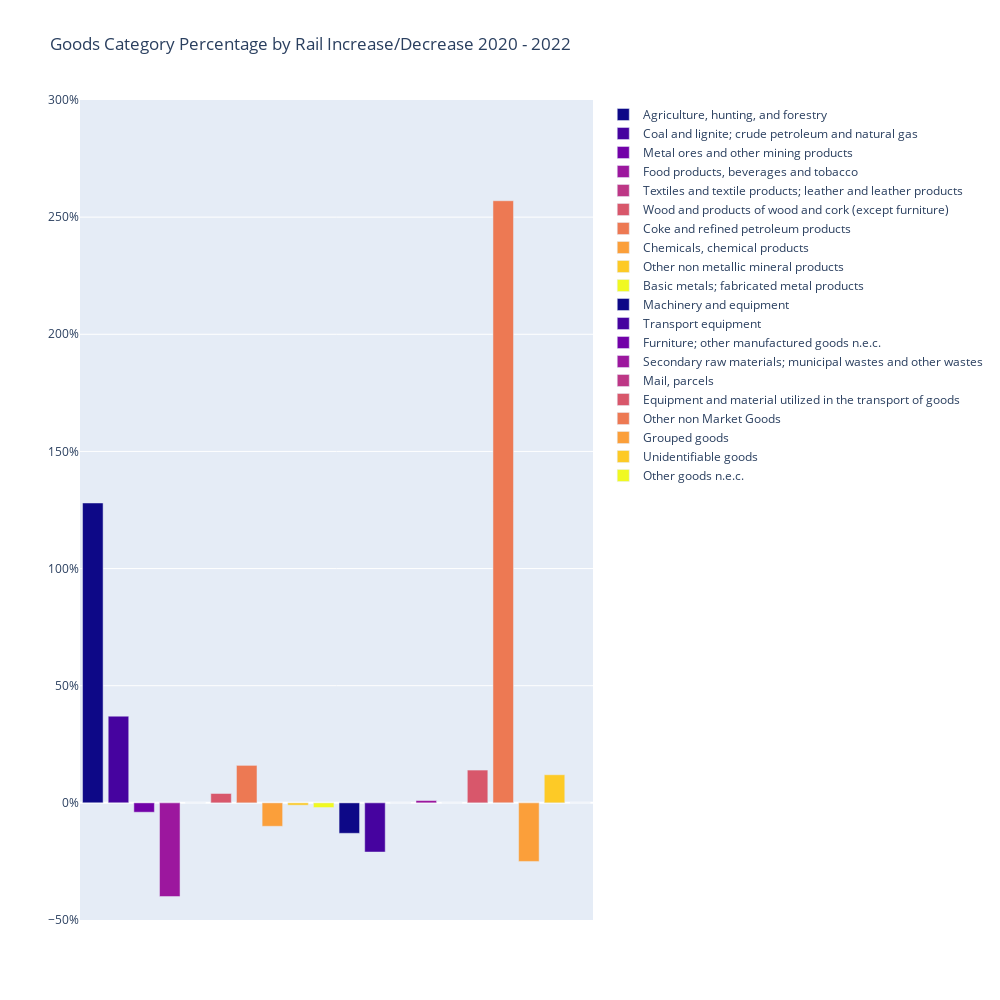

Source (notebook cell):
### Code cell
import plotly.graph_objects as go
import pandas as pd
import plotly.express as px

# Reading the CSV data into a DataFrame
df = pd.read_csv('Percentage Goods Rail 2020 -2022.csv')

# Check for missing values in the 'goods category' column
print("Missing values in 'goods category':", df['goods category'].isnull().sum())

# Drop rows where 'goods category' is missing
df = df.dropna(subset=['goods category'])

# Ensure that 'goods category' is of string data type
df['goods category'] = df['goods category'].astype(str)

# Create a color scale
color_scale = px.colors.sequential.Plasma

# Create the bar chart
fig = go.Figure()

for i, category in enumerate(df['goods category']):
    fig.add_trace(go.Bar(
        x=[category],
        y=[df['percentage'].iloc[i]],
        name=str(category),  # Convert category to string just to be sure
        marker=dict(color=color_scale[i % len(color_scale)]),
    ))

# Format y-axis to display as percentage and set the range
fig.update_layout(
    yaxis=dict(
        tickformat='.0%',
        range=[-0.5, 3]
    ),
    xaxis=dict(
        tickvals=[]  # This removes the x-axis tick labels
    ),
    height=1000,
    width=1000,
    title="Goods Category Percentage by Rail Increase/Decrease 2020 - 2022",
    showlegend=True,
    barmode='group'  # This is important to display the bars side by side
)

# Display the plot
fig.show()

### Figure 1 — Plotly figure (JSON) as saved in the notebook; plotly's stock layout.template omitted (floating-point values rounded to 4 significant figures)
{"data": [{"marker": {"color": "#0d0887"}, "name": "Agriculture, hunting, and forestry", "type": "bar", "x": ["Agriculture, hunting, and forestry"], "y": [1.28]}, {"marker": {"color": "#46039f"}, "name": "Coal and lignite; crude petroleum and natural gas", "type": "bar", "x": ["Coal and lignite; crude petroleum and natural gas"], "y": [0.37]}, {"marker": {"color": "#7201a8"}, "name": "Metal ores and other mining products", "type": "bar", "x": ["Metal ores and other mining products"], "y": [-0.04]}, {"marker": {"color": "#9c179e"}, "name": "Food products, beverages and tobacco", "type": "bar", "x": ["Food products, beverages and tobacco"], "y": [-0.4]}, {"marker": {"color": "#bd3786"}, "name": "Textiles and textile products; leather and leather products", "type": "bar", "x": ["Textiles and textile products; leather and leather products"], "y": [0]}, {"marker": {"color": "#d8576b"}, "name": "Wood and products of wood and cork (except furniture)", "type": "bar", "x": ["Wood and products of wood and cork (except furniture)"], "y": [0.04]}, {"marker": {"color": "#ed7953"}, "name": "Coke and refined petroleum products", "type": "bar", "x": ["Coke and refined petroleum products"], "y": [0.16]}, {"marker": {"color": "#fb9f3a"}, "name": "Chemicals, chemical products", "type": "bar", "x": ["Chemicals, chemical products"], "y": [-0.1]}, {"marker": {"color": "#fdca26"}, "name": "Other non metallic mineral products", "type": "bar", "x": ["Other non metallic mineral products"], "y": [-0.01]}, {"marker": {"color": "#f0f921"}, "name": "Basic metals; fabricated metal products", "type": "bar", "x": ["Basic metals; fabricated metal products"], "y": [-0.02]}, {"marker": {"color": "#0d0887"}, "name": "Machinery and equipment", "type": "bar", "x": ["Machinery and equipment"], "y": [-0.13]}, {"marker": {"color": "#46039f"}, "name": "Transport equipment", "type": "bar", "x": ["Transport equipment"], "y": [-0.21]}, {"marker": {"color": "#7201a8"}, "name": "Furniture; other manufactured goods n.e.c.", "type": "bar", "x": ["Furniture; other manufactured goods n.e.c."], "y": [0]}, {"marker": {"color": "#9c179e"}, "name": "Secondary raw materials; municipal wastes and other wastes", "type": "bar", "x": ["Secondary raw materials; municipal wastes and other wastes"], "y": [0.01]}, {"marker": {"color": "#bd3786"}, "name": "Mail, parcels", "type": "bar", "x": ["Mail, parcels"], "y": [0]}, {"marker": {"color": "#d8576b"}, "name": "Equipment and material utilized in the transport of goods", "type": "bar", "x": ["Equipment and material utilized in the transport of goods"], "y": [0.14]}, {"marker": {"color": "#ed7953"}, "name": "Other non Market Goods", "type": "bar", "x": ["Other non Market Goods"], "y": [2.57]}, {"marker": {"color": "#fb9f3a"}, "name": "Grouped goods", "type": "bar", "x": ["Grouped goods"], "y": [-0.25]}, {"marker": {"color": "#fdca26"}, "name": "Unidentifiable goods", "type": "bar", "x": ["Unidentifiable goods"], "y": [0.12]}, {"marker": {"color": "#f0f921"}, "name": "Other goods n.e.c.", "type": "bar", "x": ["Other goods n.e.c."], "y": [0]}], "layout": {"barmode": "group", "height": 1000, "showlegend": true, "title": {"text": "Goods Category Percentage by Rail Increase/Decrease 2020 - 2022"}, "width": 1000, "xaxis": {"tickvals": []}, "yaxis": {"range": [-0.5, 3], "tickformat": ".0%"}}}
